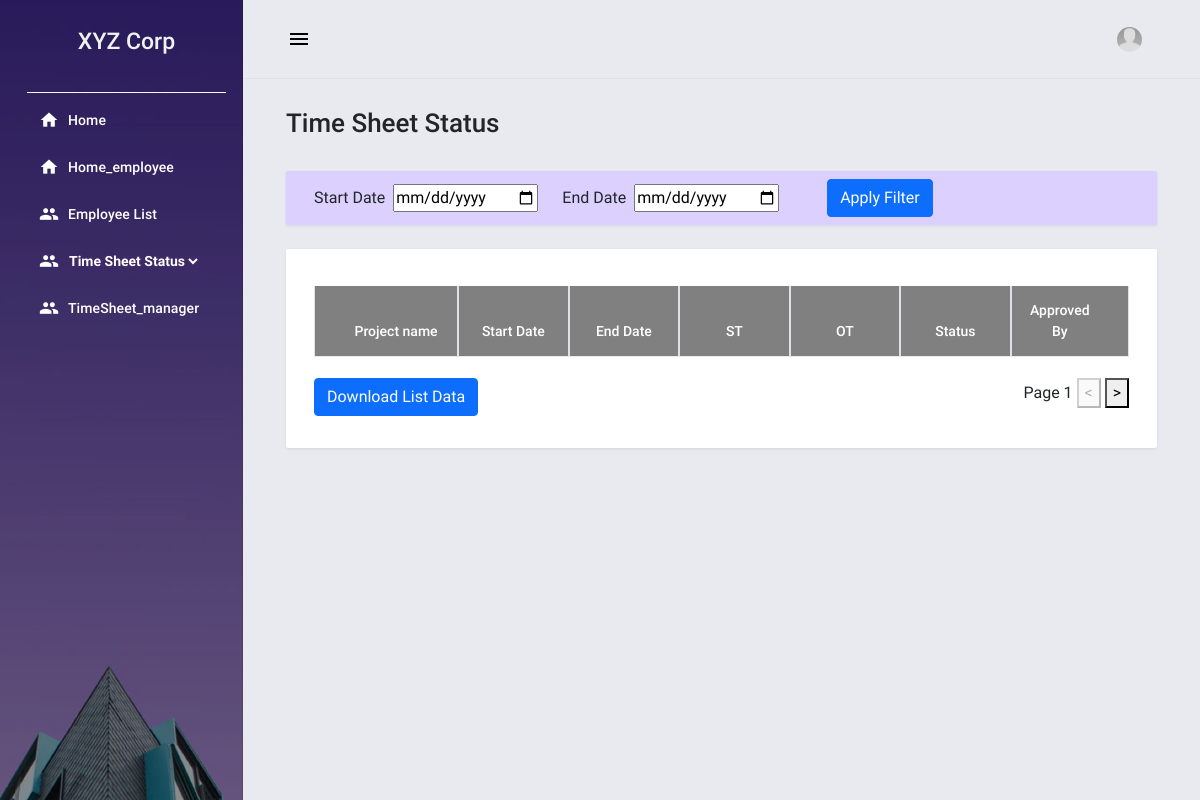
Before: /time_sheet_status (signed in) with the older database file.
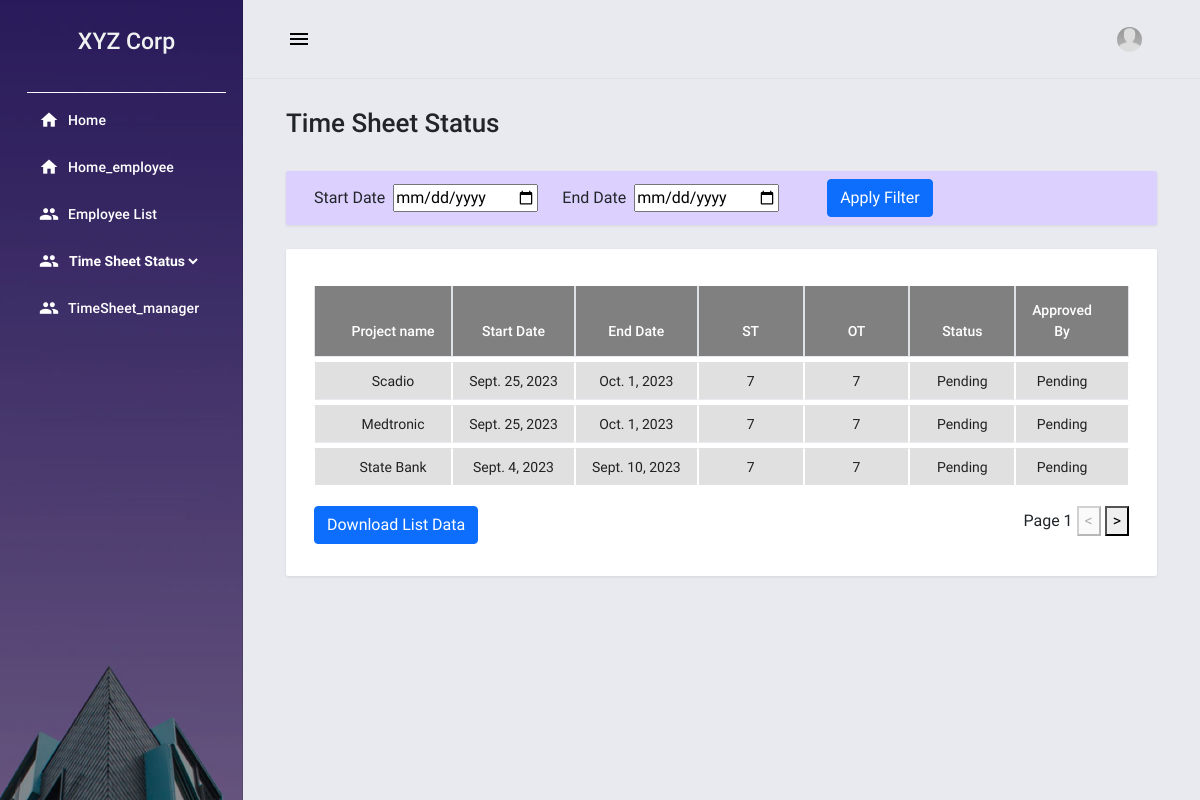
After: the same page with the newer database file.
### employee_information/models.py (models this page shows, shortened)
class TimeSheet(models.Model):
    project_name = models.CharField(max_length=255)
    start_date = models.DateField()
    end_date = models.DateField()
    monday_value = models.IntegerField()
    tuesday_value = models.IntegerField()
    wednesday_value = models.IntegerField()
    thursday_value = models.IntegerField()
    friday_value = models.IntegerField()
    saturday_value = models.IntegerField()
    sunday_value = models.IntegerField()
    ovt_monday = models.IntegerField()
    ovt_tuesday = models.IntegerField()
    ovt_wednesday = models.IntegerField()
    ovt_thursday = models.IntegerField()
    ovt_friday = models.IntegerField()
    ovt_saturday = models.IntegerField()
    ovt_sunday = models.IntegerField()
    St =  models.IntegerField(null=True)
    ot = models.IntegerField(null=True)
    total_hour = models.IntegerField()
    comments = models.CharField(max_length=100)
    timesheet_status = (
        ('Approve', 'Approve'),
        ('Reject', 'Reject'),
        ('Pending', 'Pending'),
    )
    status = models.CharField(max_length=20, choices=timesheet_status)

### employee_information/views.py (the view, shortened to what this page needs)
# urls.py: path('time_sheet_status', views.time_sheet_status, name="time_sheet_status"),
@login_required
def time_sheet_status(request):
    model = TimeSheet
    data_result = model.objects.all()
    return render(request, 'employee_information/time_sheet_status.html', {'data_result': data_result})

### employee_information/templates/employee_information/time_sheet_status.html (shortened to what this page needs)
{% extends "employee_information/base.html" %} {% block pageContent %}
<div class="italic-text">
    <h2> Time Sheet Status</h2>
</div>
<div class="mdc-layout-grid__cell stretch-card mdc-layout-grid__cell--span-12">
    <div class="mdc-card py-2" style="background-color: #dcd0ff;">
        <div class="d-flex justify-content-start align-items-center">
            <label for="start_date" class="me-2">Start Date </label>
            <input type="date" id="start_date" name="start_date" class="me-4">
            <label for="end_date" class="me-2">End Date</label>
            <input type="date" id="end_date" name="end_date" class="me-5">
            <button type="button" id="applyFilterBtn" class="btn btn-primary">Apply Filter</button>
        </div>
    </div>
</div>
<div class="mdc-layout-grid__cell stretch-card mdc-layout-grid__cell--span-12">
    <div class="mdc-card">
        <div class="table-responsive">
            <form id="timeSheetForm">
            <table class="table table-bordered spaced-table">
                <colgroup>
                    <col width="15%">
                    <col width="11.5%">
                    <col width="11.5%">
                    <col width="11.5%">
                    <col width="11.5%">
                    <col width="11.5%">
                    <col width="11.5%">
                </colgroup>
                <thead style="height: 10px;" >
                    <tr style="background-color: grey;">
                        <th class="text-center ">Project name</th>
                        <th class="text-center ">Start Date</th>
                        <th class="text-center ">End Date</th>
                        <th class="text-center ">ST</th>
                        <th class="text-center ">OT</th>
                        <th class="text-center ">Status</th>
                        <th class="text-center ">Approved By</th>
                    </tr>
                </thead>
                <tbody>
                    {% for position in data_result %}
                        <tr class="highlight-row" >
                        <td class=" text-center">{{ position.project_name }}</td>
                        <td class=" text-center">{{ position.start_date }}</td>
                        <td class=" text-center">{{ position.end_date }}</td>
                        <td class=" text-center">{{ position.St }}</td>
                        <td class=" text-center">{{ position.ot }}</td>
                        {% if position.status and position.status != " " %}
                        <td class=" text-center">{{ position.status }}</td>
                        {% else %}
                        <td class=" text-center">Pending</td>
                        {% endif %}
                        {% if position.Approved_by %}
                        <td class=" text-center">{{ position.Approved_By }}</td>
                        {% else %}
                        <td class=" text-center">Pending</td>
                        {% endif %}
                        </tr>
                    {% endfor %}
                </tbody>
            </table>
        </div>
        <div id="pagination" style="text-align: right;">
            <span id="pageDisplay">Page 1</span>
            <button id="prevBtn" disabled><</button>
            <button id="nextBtn">></button>
            <button type="button" id="saveBtn" class="btn btn-primary" style="float: left; margin-right: 10px;">Download List Data</button>
        </div>
    </div>
</div>
{% endblock pageContent %}

### employee_information/templates/employee_information/base.html (shortened to what this page needs)
{% load static %}
<!DOCTYPE html>
<html lang="en">
<head>
    <link rel="stylesheet" href="{% static 'employee_information/assets/default/css/style.css' %}">
    <link rel="stylesheet" href="{% static 'employee_information/assets/bootstrap/css/bootstrap.min.css' %}">
    <link rel="stylesheet" href="{% static 'employee_information/assets/material-admin/vendors/mdi/css/materialdesignicons.min.css' %}">
    <link rel="stylesheet" href="{% static 'employee_information/assets/material-admin/vendors/css/vendor.bundle.base.css' %}">
    <link rel="stylesheet" href="{% static 'employee_information/assets/material-admin/vendors/flag-icon-css/css/flag-icon.min.css' %}">
    <link rel="stylesheet" href="{% static 'employee_information/assets/material-admin/vendors/jvectormap/jquery-jvectormap.css' %}">
    <link rel="stylesheet" href="{% static 'employee_information/assets/material-admin/css/demo/style.css' %}">
</head>
<body>
    <div class="body-wrapper">
        {% block navigation %} {% include "employee_information/navigation.html" %} {% endblock navigation %}
        <div class="main-wrapper mdc-drawer-app-content">
            {% block TopNavigation %} {% include "employee_information/topNavigation.html" %} {% endblock TopNavigation %}
            <div class="page-wrapper mdc-toolbar-fixed-adjust">
                <main class="content-wrapper">
                    <div class="mdc-layout-grid">
                        <div class="mdc-layout-grid__inner">
                            {% block pageContent %} {% endblock pageContent %}
                        </div>
                    </div>
                </main>
                <footer>
                    <div class="mdc-layout-grid">
                        <div class="mdc-layout-grid__inner">
                            <div class="mdc-layout-grid__cell stretch-card mdc-layout-grid__cell--span-6-desktop">
                            </div>
                            <div class="mdc-layout-grid__cell stretch-card mdc-layout-grid__cell--span-6-desktop d-flex justify-content-end">
                            </div>
                        </div>
                    </div>
                </footer>
            </div>
        </div>
    </div>
</body>
</html>

### employee_information/templates/employee_information/navigation.html (shortened to what this page needs)
{% load static %}
<aside class="mdc-drawer mdc-drawer--dismissible mdc-drawer--open">
    <div class="mdc-drawer__header border-bottom border-light">
        <a href="{% url 'home-page' %}" class="brand-logo">
            <h3 class="text-center text-light">XYZ Corp</h3>
        </a>
    </div>
    <div class="mdc-drawer__content">
        <div class="mdc-list-group">
            <nav class="mdc-list mdc-drawer-menu">
                <div class="mdc-list-item mdc-drawer-item ">
                    <a class="mdc-drawer-link" href="{% url 'home-page' %}">
                        <i class="material-icons mdc-list-item__start-detail mdc-drawer-item-icon" aria-hidden="true">home</i> Home
                    </a>
                </div>
                <div class="mdc-list-item mdc-drawer-item ">
                    <a class="mdc-drawer-link" href="{% url 'home_employee' %}">
                        <i class="material-icons mdc-list-item__start-detail mdc-drawer-item-icon" aria-hidden="true">home</i> Home_employee
                    </a>
                </div>
                <div class="mdc-list-item mdc-drawer-item">
                    <a class="mdc-drawer-link" href="{% url 'employee-page' %}">
                        <i class="material-icons mdc-list-item__start-detail mdc-drawer-item-icon" aria-hidden="true">group</i> Employee List
                    </a>
                </div>
                <div class="mdc-list-item mdc-drawer-item">
                    <span class="mdc-drawer-link">
                        <i class="material-icons mdc-list-item__start-detail mdc-drawer-item-icon" aria-hidden="true" style="color:white">group</i>
                        <select id="dropdown" onchange="redirectToPage()"; style="background-color: transparent; color: white; border: none; margin-left: -3px; font-weight: bold;">
                            <option value="time_sheet_status">Time Sheet Status</option>
                        </select>
                    </span>
                </div>
                <div class="mdc-list-item mdc-drawer-item">
                    <a class="mdc-drawer-link" href="{% url 'timesheet_manager' %}">
                        <i class="material-icons mdc-list-item__start-detail mdc-drawer-item-icon" aria-hidden="true">group</i> TimeSheet_manager
                    </a>
                </div>
            </nav>
        </div>
    </div>
</aside>

### employee_information/templates/employee_information/topNavigation.html (shortened to what this page needs)
{% load static %}
<header class="mdc-top-app-bar border-bottom shadow">
    <div class="mdc-top-app-bar__row">
        <div class="mdc-top-app-bar__section mdc-top-app-bar__section--align-start">
            <button class="material-icons mdc-top-app-bar__navigation-icon mdc-icon-button sidebar-toggler">menu</button>
        </div>
        <div class="mdc-top-app-bar__section mdc-top-app-bar__section--align-end mdc-top-app-bar__section-right">
            <div class="menu-button-container menu-profile d-none d-md-block">
                <button class="mdc-button mdc-menu-button">
                    <span class="d-flex align-items-center">
                    <span class="figure">
                        <img src="{% static 'employee_information/assets/material-admin/images/faces/ava.jpg' %}" alt="user" class="user">
                    </span>
                    </span>
                </button>
            </div>
        </div>
    </div>
</header>

### static/employee_information/assets/default/css/style.css (style rules this page uses)
html, body { height: 100%; width: 100%; }
.body-wrapper .main-wrapper .page-wrapper .content-wrapper { min-height: calc(100vh - 84px - 62px) !important; }

### employee_information/templates/employee_information/navigation.html (style rules this page uses)
.selected-option { background-color: transparent !important ; color: #000000; border-radius: 5px; padding: 5px; }
#dropdown option { color: #000000; }

### employee_information/templates/employee_information/time_sheet_status.html (style rules this page uses)
.highlight-row { background-color: #e0e0e0 !important; height: 35px; border-color: white; }
.highlight-row td { line-height: 8px; border-top: 1px solid transparent; border-bottom: 1px solid transparent; vertical-align: middle; }
.italic-text { white-space: nowrap; }
.spaced-table { border-collapse: separate; border-spacing: 0 5px; }
.spaced-table th { color: white !important; }

Changed rows visible on the page:
added TimeSheet: project_name "Scadio", start_date "Sept. 25, 2023", end_date "Oct. 1, 2023", St "7", ot "7", status "Pending"
added TimeSheet: project_name "Medtronic", start_date "Sept. 25, 2023", end_date "Oct. 1, 2023", St "7", ot "7", status "Pending"
added TimeSheet: project_name "State Bank", start_date "Sept. 4, 2023", end_date "Sept. 10, 2023", St "7", ot "7", status "Pending"
